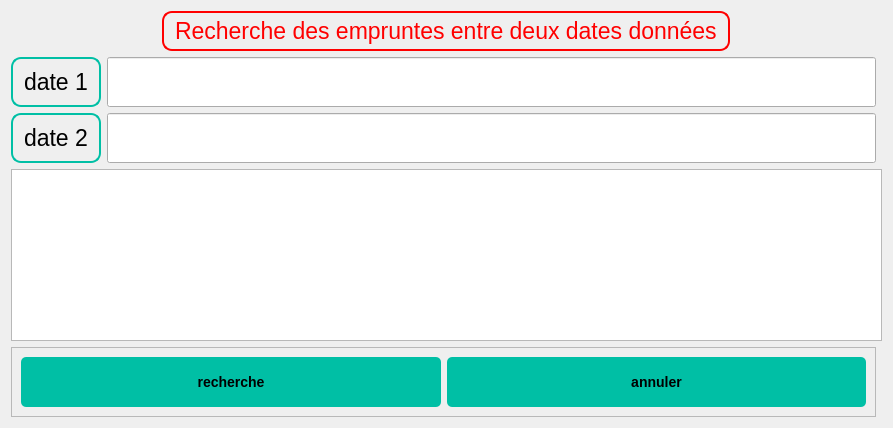
<?xml version="1.0" encoding="UTF-8"?>
<ui version="4.0">
 <class>Dialog</class>
 <widget class="QDialog" name="Dialog">
  <property name="geometry">
   <rect>
    <x>0</x>
    <y>0</y>
    <width>893</width>
    <height>428</height>
   </rect>
  </property>
  <property name="windowTitle">
   <string>Dialog</string>
  </property>
  <property name="styleSheet">
   <string notr="true">QLabel {
    background-color: none;
    border: 2px solid #00BFA5;
    border-radius: 10px;
    padding: 5px;
    color: #000000;
    font-size: 17pt;
    font-family: Arial, sans-serif;
}
QPushButton {
    font-family: &quot;Arial&quot;, sans-serif;
    font-size: 14px;
    font-weight: bold;
    color: #000000;
    background-color: #00BFA5;
    border: none;
    border-radius: 5px;
    padding: 8px 16px;
    text-align: center;
    text-transform: uppercase;
}

QPushButton:hover {
    background-color: #009980;
}
</string>
  </property>
  <layout class="QGridLayout" name="gridLayout">
   <item row="0" column="0" colspan="3" alignment="Qt::AlignHCenter">
    <widget class="QLabel" name="label_2">
     <property name="styleSheet">
      <string notr="true">
QLabel {
  background-color: none;
  border: 2px solid red;
  border-radius: 10px;
  padding: 5px;
  color: red;
  font-size: 17pt;
  font-family: Arial, sans-serif;
}
</string>
     </property>
     <property name="text">
      <string>Recherche des empruntes entre deux dates données</string>
     </property>
    </widget>
   </item>
   <item row="4" column="0" colspan="3">
    <widget class="QTableView" name="tableView"/>
   </item>
   <item row="1" column="0">
    <widget class="QLabel" name="label">
     <property name="styleSheet">
      <string notr="true">
QLabel {
  background-color: none;
  border: 2px solid #00BFA5;
  border-radius: 10px;
  padding: 5px;
  color: #000000;
  font-size: 17pt;
  font-family: Arial, sans-serif;
}
</string>
     </property>
     <property name="text">
      <string>date 1</string>
     </property>
    </widget>
   </item>
   <item row="2" column="0">
    <widget class="QLabel" name="label_3">
     <property name="styleSheet">
      <string notr="true">
QLabel {
  background-color: none;
  border: 2px solid #00BFA5;
  border-radius: 10px;
  padding: 5px;
  color: #000000;
  font-size: 17pt;
  font-family: Arial, sans-serif;
}
</string>
     </property>
     <property name="text">
      <string>date 2</string>
     </property>
    </widget>
   </item>
   <item row="1" column="1">
    <widget class="QLineEdit" name="lineEdit">
     <property name="minimumSize">
      <size>
       <width>0</width>
       <height>50</height>
      </size>
     </property>
     <property name="text">
      <string/>
     </property>
    </widget>
   </item>
   <item row="2" column="1">
    <widget class="QLineEdit" name="lineEdit_2">
     <property name="minimumSize">
      <size>
       <width>0</width>
       <height>50</height>
      </size>
     </property>
    </widget>
   </item>
   <item row="5" column="0" colspan="2">
    <widget class="QFrame" name="frame">
     <property name="frameShape">
      <enum>QFrame::StyledPanel</enum>
     </property>
     <property name="frameShadow">
      <enum>QFrame::Raised</enum>
     </property>
     <layout class="QGridLayout" name="gridLayout_2">
      <item row="0" column="0">
       <widget class="QPushButton" name="pushButton">
        <property name="minimumSize">
         <size>
          <width>0</width>
          <height>50</height>
         </size>
        </property>
        <property name="styleSheet">
         <string notr="true">/* Buttons */
QPushButton {
    font-family: &quot;Arial&quot;, sans-serif;
    font-size: 14px;
    font-weight: bold;
    color: #000000; /* Black text color */
    background-color: #00BFA5; /* Teal button background color */
    border: none;
    border-radius: 5px;
    padding: 8px 16px;
    text-align: center; /* Center align button text */
    text-transform: uppercase; /* Uppercase button text */
}

QPushButton:hover {
    background-color: #009980; /* Darker teal button background color on hover */
}</string>
        </property>
        <property name="text">
         <string>recherche</string>
        </property>
       </widget>
      </item>
      <item row="0" column="1">
       <widget class="QPushButton" name="pushButton_2">
        <property name="minimumSize">
         <size>
          <width>0</width>
          <height>50</height>
         </size>
        </property>
        <property name="styleSheet">
         <string notr="true">/* Buttons */
QPushButton {
    font-family: &quot;Arial&quot;, sans-serif;
    font-size: 14px;
    font-weight: bold;
    color: #000000; /* Black text color */
    background-color: #00BFA5; /* Teal button background color */
    border: none;
    border-radius: 5px;
    padding: 8px 16px;
    text-align: center; /* Center align button text */
    text-transform: uppercase; /* Uppercase button text */
}

QPushButton:hover {
    background-color: #009980; /* Darker teal button background color on hover */
}</string>
        </property>
        <property name="text">
         <string>annuler</string>
        </property>
       </widget>
      </item>
     </layout>
    </widget>
   </item>
  </layout>
 </widget>
 <resources/>
 <connections/>
</ui>
